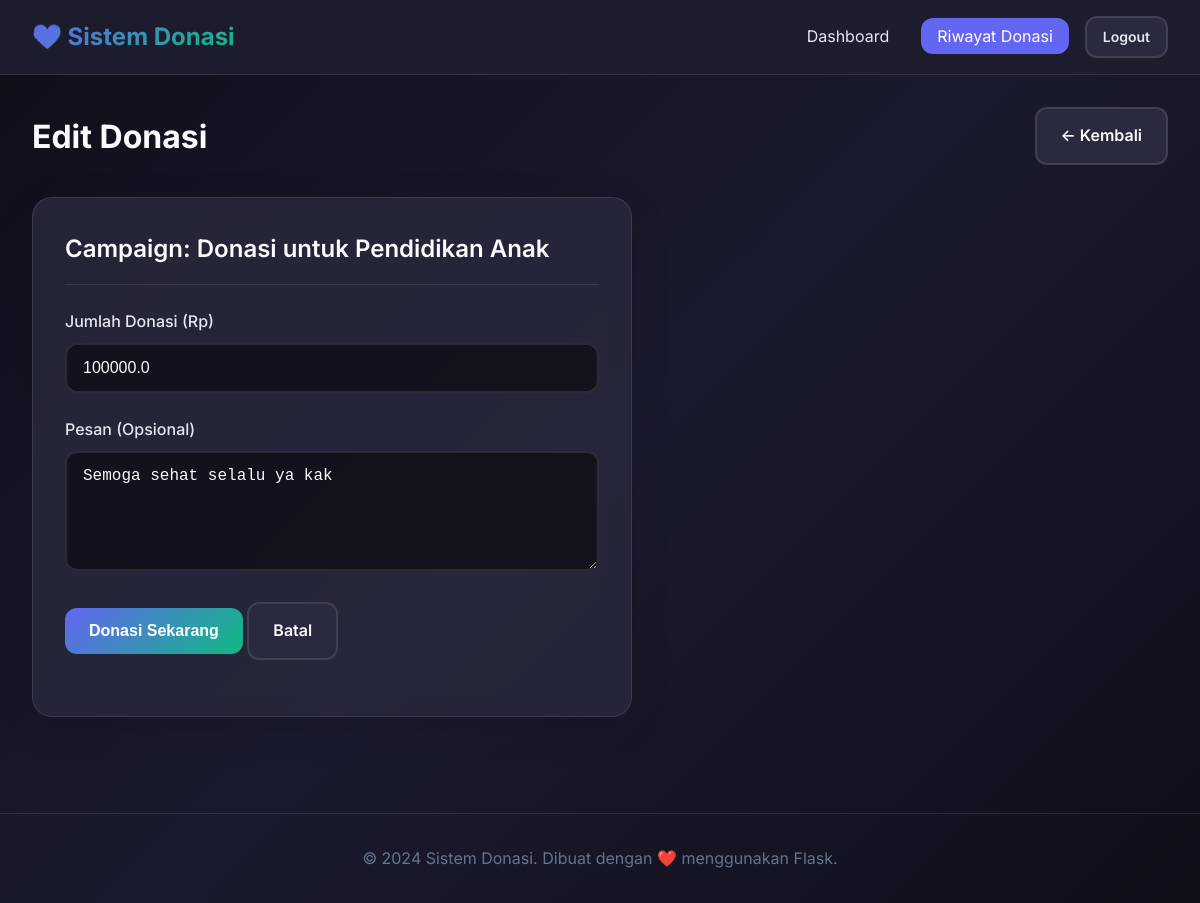
The page /donor/donations/3/edit (signed in) on the database its author committed.
### app/models.py (models this page shows, shortened)
class Campaign(db.Model):
    id = db.Column(db.Integer, primary_key=True)
    title = db.Column(db.String(200), nullable=False)
    description = db.Column(db.Text)
    image = db.Column(db.String(255))  # Featured image filename
    target_amount = db.Column(db.Float, nullable=False)
    collected_amount = db.Column(db.Float, default=0)
    is_active = db.Column(db.Boolean, default=True)
    created_at = db.Column(db.DateTime, default=datetime.utcnow)
    donations = db.relationship('Donation', backref='campaign', lazy='dynamic', cascade='all, delete-orphan')

class Donation(db.Model):
    id = db.Column(db.Integer, primary_key=True)
    user_id = db.Column(db.Integer, db.ForeignKey('user.id'), nullable=False)
    campaign_id = db.Column(db.Integer, db.ForeignKey('campaign.id'), nullable=False)
    amount = db.Column(db.Float, nullable=False)
    message = db.Column(db.Text)
    created_at = db.Column(db.DateTime, default=datetime.utcnow)

### app/routes/donor.py (the view, shortened to what this page needs)
@donor_bp.route('/donations/<int:id>/edit', methods=['GET', 'POST'])
@login_required
def edit_donation(id):
    donation = Donation.query.get_or_404(id)
    if donation.user_id != current_user.id:
        abort(403)
    form = DonationForm(obj=donation)
    old_amount = donation.amount
    return render_template('donor/edit_donation.html', title='Edit Donasi', form=form, donation=donation)

### app/forms.py
class DonationForm(FlaskForm):
    amount = FloatField('Jumlah Donasi (Rp)', validators=[DataRequired(), NumberRange(min=1000)])
    message = TextAreaField('Pesan (Opsional)')
    submit = SubmitField('Donasi Sekarang')

### app/models.py (called while the page is built)
@login_manager.user_loader
def load_user(id):
    return User.query.get(int(id))

    def is_admin(self):
        return self.role == 'admin'

### app/templates/donor/edit_donation.html (shortened to what this page needs)
{% extends "base.html" %}
{% block content %}
<div class="page-header">
    <h1 class="page-title">Edit Donasi</h1>
    <a href="{{ url_for('donor.history') }}" class="btn btn-secondary">← Kembali</a>
</div>
<div class="card" style="max-width: 600px;">
    <div class="card-header">
        <h2 class="card-title">Campaign: {{ donation.campaign.title }}</h2>
    </div>
    <form method="POST">
        <div class="form-group">
            {{ form.amount.label(class="form-label") }}
            {{ form.amount(class="form-control") }}
        </div>
        <div class="form-group">
            {{ form.message.label(class="form-label") }}
            {{ form.message(class="form-control") }}
        </div>
        <div class="form-group">
            {{ form.submit(class="btn btn-primary") }}
            <a href="{{ url_for('donor.history') }}" class="btn btn-secondary">Batal</a>
        </div>
    </form>
</div>
{% endblock %}

### app/static/css/style.css (style rules this page uses)
:root { --primary: #6366f1; --primary-dark: #4f46e5; --primary-light: #818cf8; --secondary: #10b981; --danger: #ef4444; --warning: #f59e0b; --info: #3b82f6; --dark: #1e1e2e; --dark-light: #2a2a3e; --light: #f8fafc; --gray: #64748b; --gray-light: #e2e8f0; --gradient: linear-gradient(135deg, var(--primary) 0%, var(--secondary) 100%); --shadow: 0 10px 40px rgba(0, 0, 0, 0.1); --shadow-lg: 0 20px 60px rgba(0, 0, 0, 0.15); --radius: 12px; --radius-lg: 20px; }
* { margin: 0; padding: 0; box-sizing: border-box; }
body { font-family: 'Inter', -apple-system, BlinkMacSystemFont, 'Segoe UI', Roboto, sans-serif; background: linear-gradient(135deg, #0f0f1a 0%, #1a1a2e 50%, #0f0f1a 100%); min-height: 100vh; color: var(--light); line-height: 1.6; }
a { color: var(--primary-light); text-decoration: none; transition: color 0.3s ease; }
.card { background: rgba(42, 42, 62, 0.8); backdrop-filter: blur(10px); border-radius: var(--radius-lg); padding: 2rem; border: 1px solid rgba(255, 255, 255, 0.1); box-shadow: var(--shadow); transition: transform 0.3s ease, box-shadow 0.3s ease; }
.card-header { margin-bottom: 1.5rem; padding-bottom: 1rem; border-bottom: 1px solid rgba(255, 255, 255, 0.1); }
.card-title { font-size: 1.5rem; font-weight: 600; color: var(--light); }
.form-group { margin-bottom: 1.5rem; }
.form-label { display: block; margin-bottom: 0.5rem; font-weight: 500; color: var(--gray-light); }
.form-control { width: 100%; padding: 0.875rem 1rem; background: rgba(15, 15, 26, 0.8); border: 2px solid rgba(255, 255, 255, 0.1); border-radius: var(--radius); color: var(--light); font-size: 1rem; transition: all 0.3s ease; }
.form-control::placeholder { color: var(--gray); }
textarea.form-control { min-height: 120px; resize: vertical; }
.btn { display: inline-flex; align-items: center; justify-content: center; gap: 0.5rem; padding: 0.875rem 1.5rem; font-size: 1rem; font-weight: 600; border: none; border-radius: var(--radius); cursor: pointer; transition: all 0.3s ease; text-decoration: none; }
.btn-primary { background: var(--gradient); color: white; }
.btn-secondary { background: var(--dark-light); color: var(--light); border: 2px solid rgba(255, 255, 255, 0.1); }
.page-header { display: flex; justify-content: space-between; align-items: center; margin-bottom: 2rem; flex-wrap: wrap; gap: 1rem; }
.page-title { font-size: 2rem; font-weight: 700; }

### rows shown on the page
Campaign: campaign "Donasi untuk Pendidikan Anak"
Donation: amount "100000.0", message "Semoga sehat selalu ya kak"
